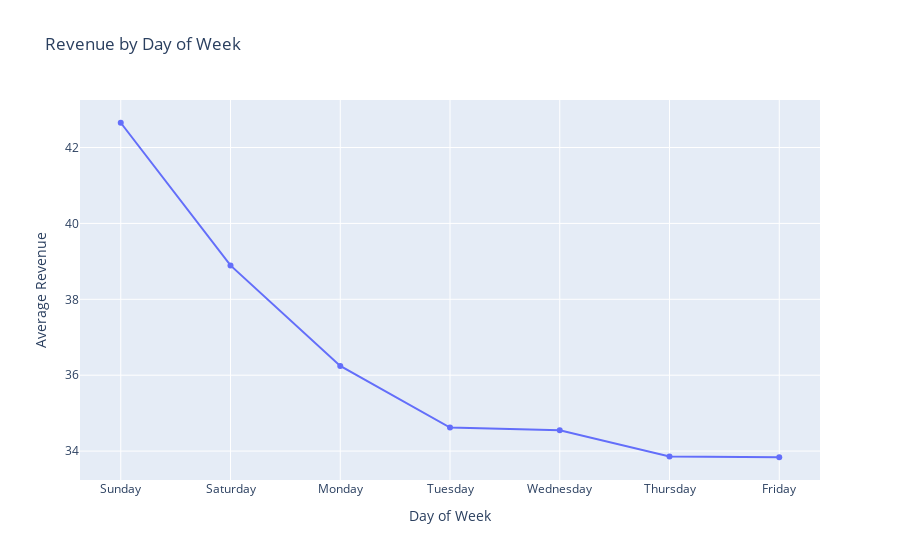
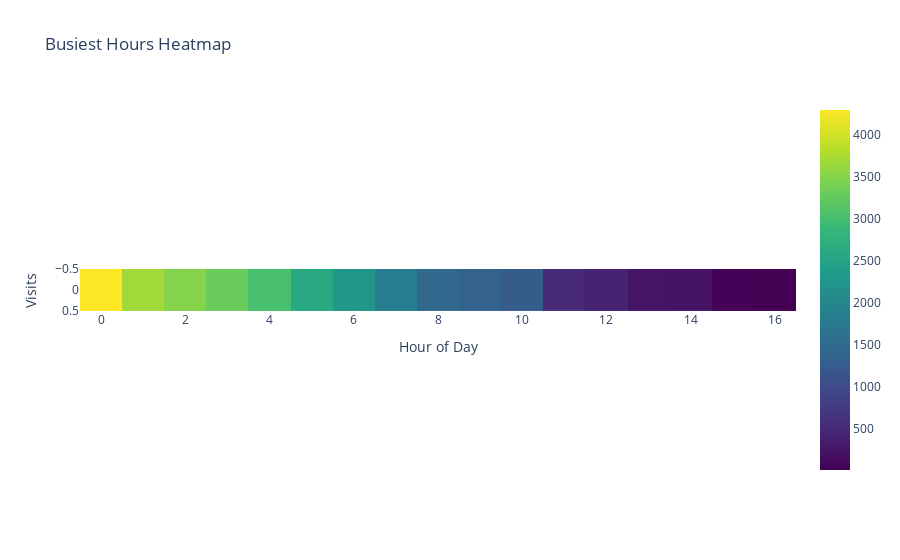
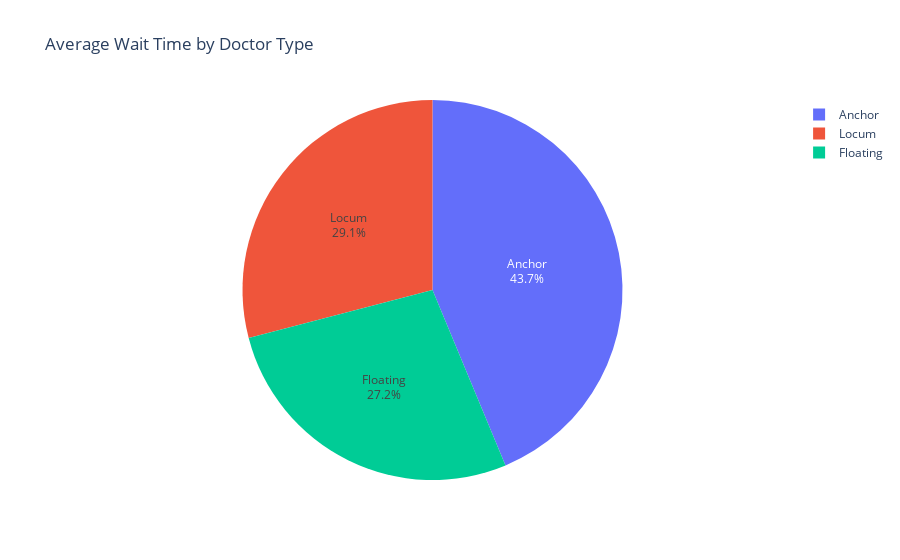
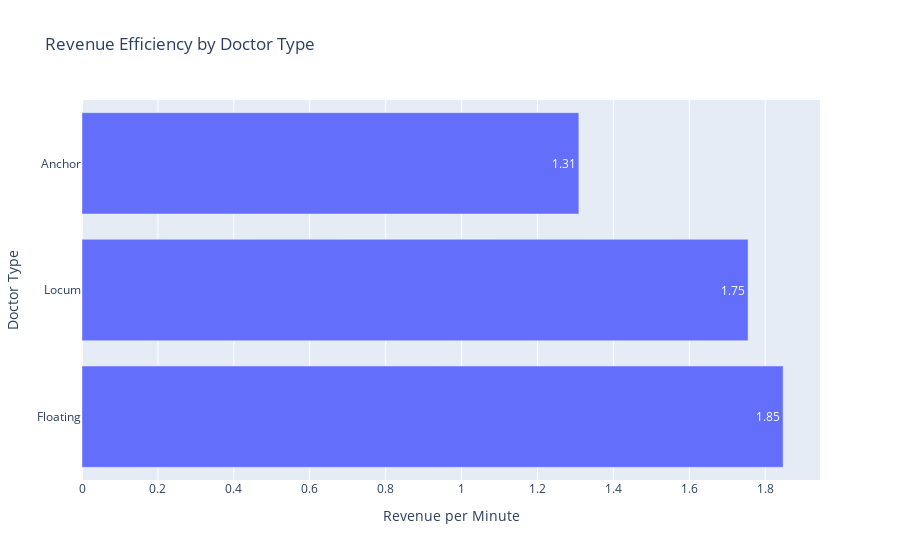

These figures' notebook cell, in order:
### Code cell
fig = go.Figure()
fig.add_trace(go.Scatter(x=insights['revenue_by_day'].index, 
                         y=insights['revenue_by_day'].values,
                         mode='lines+markers', 
                         name='Revenue',
                         text=insights['revenue_by_day'].values.round(2),
                         textposition='top center'))

fig.update_layout(title='Revenue by Day of Week',
                  xaxis_title='Day of Week',
                  yaxis_title='Average Revenue')
fig.show()

heatmap_data = np.array(insights['busiest_hours']).reshape(1, -1)

fig = px.imshow(heatmap_data, 
                labels=dict(x="Hour of Day", y="Visits"),
                title="Busiest Hours Heatmap",
                color_continuous_scale='Viridis')
fig.show()

fig = go.Figure()
fig.add_trace(go.Pie(labels=insights['avg_wait_time_by_doctor'].index,
                     values=insights['avg_wait_time_by_doctor'].values,
                     textinfo='label+percent'))

fig.update_layout(title='Average Wait Time by Doctor Type')
fig.show()

fig = go.Figure()
fig.add_trace(go.Bar(x=insights['efficiency_by_doctor'].values, 
                     y=insights['efficiency_by_doctor'].index,
                     orientation='h',
                     text=insights['efficiency_by_doctor'].values.round(2),
                     textposition='auto'))

fig.update_layout(title='Revenue Efficiency by Doctor Type',
                  xaxis_title='Revenue per Minute',
                  yaxis_title='Doctor Type')
fig.show()

### Figure 1 — Plotly figure (JSON) as saved in the notebook; plotly's stock layout.template omitted (floating-point values rounded to 4 significant figures)
{"data": [{"mode": "lines+markers", "name": "Revenue", "text": [42.65, 38.89, 36.24, 34.62, 34.55, 33.86, 33.84], "textposition": "top center", "type": "scatter", "x": ["Sunday", "Saturday", "Monday", "Tuesday", "Wednesday", "Thursday", "Friday"], "y": [42.65, 38.89, 36.24, 34.62, 34.55, 33.86, 33.84]}], "layout": {"title": {"text": "Revenue by Day of Week"}, "xaxis": {"title": {"text": "Day of Week"}}, "yaxis": {"title": {"text": "Average Revenue"}}}}

### Figure 2 — Plotly figure (JSON) as saved in the notebook; plotly's stock layout.template omitted (floating-point values rounded to 4 significant figures)
{"data": [{"coloraxis": "coloraxis", "hovertemplate": "Hour of Day: %{x}<br>Visits: %{y}<br>color: %{z}<extra></extra>", "name": "0", "type": "heatmap", "xaxis": "x", "yaxis": "y", "z": [[4297, 3680, 3489, 3306, 3030, 2600, 2269, 1847, 1446, 1358, 1249, 500, 426, 238, 219, 32, 12]]}], "layout": {"coloraxis": {"colorscale": [[0, "#440154"], [0.1111, "#482878"], [0.2222, "#3e4989"], [0.3333, "#31688e"], [0.4444, "#26828e"], [0.5556, "#1f9e89"], [0.6667, "#35b779"], [0.7778, "#6ece58"], [0.8889, "#b5de2b"], [1, "#fde725"]]}, "title": {"text": "Busiest Hours Heatmap"}, "xaxis": {"anchor": "y", "constrain": "domain", "domain": [0, 1], "scaleanchor": "y", "title": {"text": "Hour of Day"}}, "yaxis": {"anchor": "x", "autorange": "reversed", "constrain": "domain", "domain": [0, 1], "title": {"text": "Visits"}}}}

### Figure 3 — Plotly figure (JSON) as saved in the notebook; plotly's stock layout.template omitted (floating-point values rounded to 4 significant figures)
{"data": [{"labels": ["Anchor", "Locum", "Floating"], "textinfo": "label+percent", "type": "pie", "values": [42.86, 28.5, 26.67]}], "layout": {"title": {"text": "Average Wait Time by Doctor Type"}}}

### Figure 4 — Plotly figure (JSON) as saved in the notebook; plotly's stock layout.template omitted (floating-point values rounded to 4 significant figures)
{"data": [{"orientation": "h", "text": [1.85, 1.75, 1.31], "textposition": "auto", "type": "bar", "x": [1.847, 1.755, 1.309], "y": ["Floating", "Locum", "Anchor"]}], "layout": {"title": {"text": "Revenue Efficiency by Doctor Type"}, "xaxis": {"title": {"text": "Revenue per Minute"}}, "yaxis": {"title": {"text": "Doctor Type"}}}}
